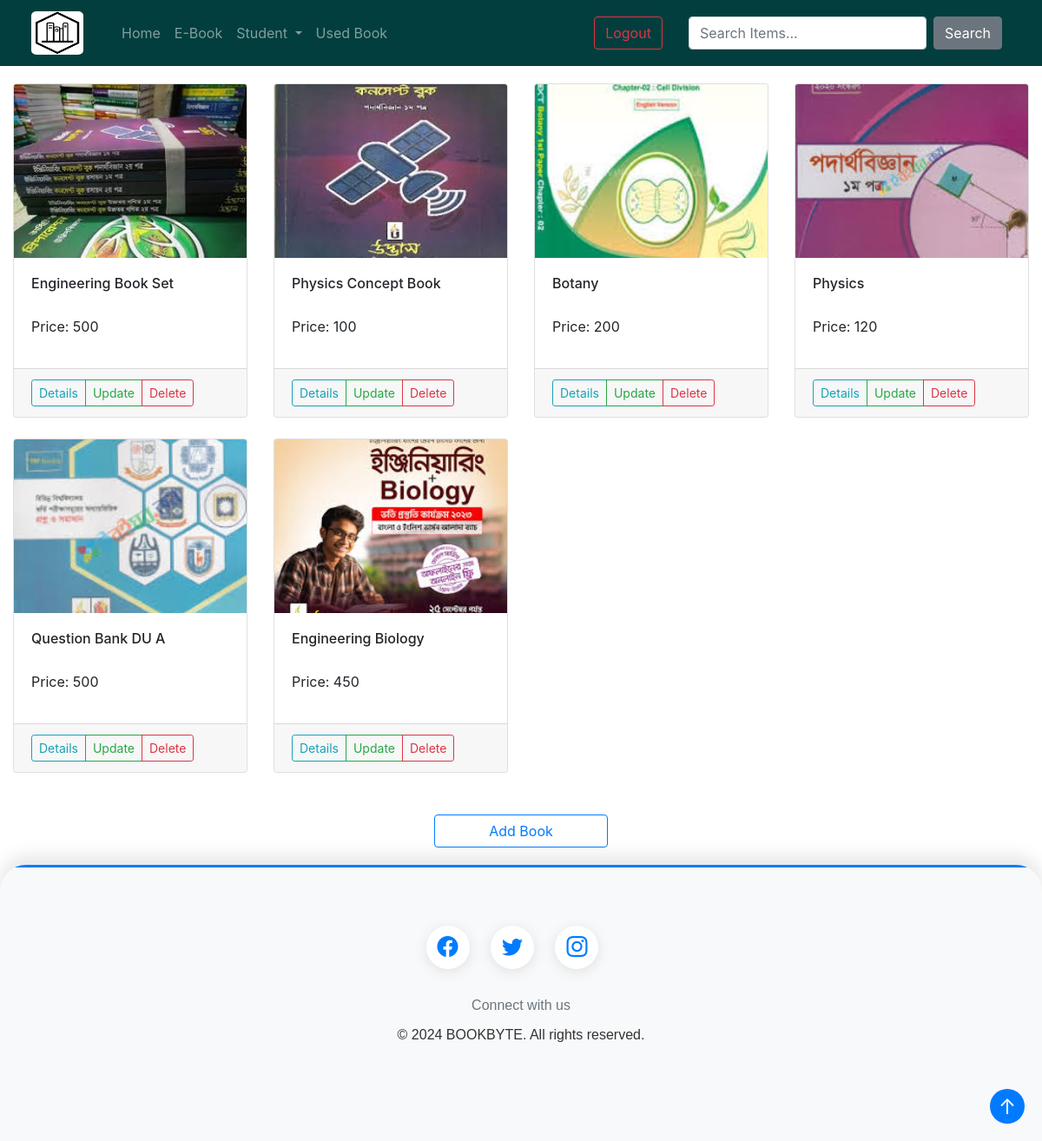
The app's page /admission/ with its own data.
### products/models.py (models this page shows, shortened)
class book(models.Model):
    title = models.CharField(max_length=200)
    author = models.CharField(max_length=200)
    publisher = models.CharField(max_length=200)
    description = models.TextField(blank=True, null=True)
    category_type = (('Story', 'Story'), ('Fiction', 'Fiction'), ('Non-Fiction', 'Non-Fiction'), ('Novel', 'Novel'),
                     ('History', 'History'), ('Poetry', 'Poetry'), ('Cookbook', 'Cookbook'),
                     ('Drama', 'Drama'), ('Thriller', 'Thriller'), ('Biography', 'Biography'), ('Action', 'Action'),
                     ('Literature', 'Literature'), ('Adventure', 'Adventure'), ('Others', 'Others'))
    category = models.CharField(max_length=200, choices=category_type, blank=True, null=True)
    price = models.IntegerField(blank=True, null=True)
    quantity = models.IntegerField(blank=True, null=True)
    image = models.ImageField(upload_to='images/', blank=True, null=True, default='images/default.jpg')
    review_choice = models.ForeignKey('Review', on_delete= models.CASCADE, blank=True, null=True)
    type = (('New', 'New'), ('Used', 'Used'), ('Academic', 'Academic'), ('Admission', 'Admission'))
    type_choice = models.CharField(max_length=100, choices=type, blank=True, null=True)

### products/views.py (the view)
# urls.py: path('admission/',b_views.admission, name='admission'),
def admission(request):
    products = book.objects.filter(type_choice='Admission')
    context = {'products': products}
    return render(request, template_name='admission.html', context=context)

### products/templates/admission.html (shortened to what this page needs)
{% extends 'main.html' %}
{% block content %}
<div class="container" style="margin-top: 20px">
    <div class="row">
        {% for p in products %}
        <div class="col-md-3 mb-4">
            <div class="card h-100">
                <img src="{{ p.image.url }}" class="card-img-top" style="height: 200px; object-fit: cover;" alt="...">
                <div class="card-body">
                    <h6 class="card-title">{{ p.title }}</h6>
                    <p class="card-text" style=" overflow: hidden;">Price: {{ p.price}}</p>
                </div>
                <div class="card-footer">
                    <div class="btn-group" role="group" aria-label="Book Actions">
                        <a href="{% url 'book_details' p.id %}" class="btn btn-outline-info btn-sm">Details</a>
                        <a href="{% url 'update_book' p.id %}" class="btn btn-outline-success btn-sm">Update</a>
                        <a href="#" onclick="displayDeletePopup('{% url 'delete_book' p.id %}')" class="btn btn-outline-danger btn-sm">Delete</a>
                    </div>
                </div>
            </div>
        </div>
        {% endfor %}
    </div>
</div>
<div class="text-center mt-4">
    <a href="{% url 'upload_book' %}" class="btn btn-outline-primary" style="width: 200px;">Add Book</a>
</div>
{% endblock %}

### products/templates/main.html (shortened to what this page needs)
<!DOCTYPE html>
<html lang="en">
<head>
    <link rel="stylesheet" href="https://cdn.jsdelivr.net/npm/bootstrap@4.0.0/dist/css/bootstrap.min.css">
</head>
<body >
{% include 'navbar.html' %}
{% block content %}
{% endblock %}
</body>
{% include 'footer.html' %}
</html>

### products/templates/navbar.html (shortened to what this page needs)
{% load static %}
<nav class="navbar navbar-expand-lg navbar-dark custom-navbar">
    <a class="navbar-brand" href="http://127.0.0.1:8000/main/">
        <img src="{% static 'images/images (1).png' %}" alt="">
    </a>
    <div class="collapse navbar-collapse" id="navbarSupportedContent" style="margin-left: 20px">
        <ul class="navbar-nav mr-auto">
            <li class="nav-item{% if request.path == '/main/' %} active{% endif %}">
                <a class="nav-link" href="{% url 'main' %}">Home</a>
            </li>
            <li class="nav-item{% if request.path == '/ebook/' %} active{% endif %}">
                <a class="nav-link" href="{% url 'ebook' %}">E-Book</a>
            </li>
            <li class="nav-item dropdown">
                <a class="nav-link dropdown-toggle{% if '/student/' in request.path %} active{% endif %}" href="#" id="navbarDropdown" role="button" data-toggle="dropdown" aria-haspopup="true" aria-expanded="false">
                    Student
                </a>
            </li>
            <li class="nav-item{% if request.path == '/usedBook/' %} active{% endif %}">
                <a class="nav-link" href="{% url 'usedBook' %}">Used Book</a>
            </li>
        </ul>
        <a href="{% url 'logout_admin' %}" class="btn btn-outline-danger" style="margin-right: 30px">Logout</a>
        <form class="form-inline my-2 my-lg-0" action="{% url 'search' %}" method="GET" style="margin-right: 30px">
            <input class="form-control mr-sm-2" type="search" name="q" placeholder="Search Items..." aria-label="Search">
            <button class="btn btn-secondary my-2 my-sm-0" type="submit">Search</button>
        </form>
    </div>
</nav>
<body>
</body>

### products/templates/footer.html (shortened to what this page needs)
<!DOCTYPE html>
<html lang="en">
<head>
    <link href="https://cdn.jsdelivr.net/npm/bootstrap-icons@1.8.0/font/bootstrap-icons.css" rel="stylesheet">
</head>
<body>
<footer>
    <div class="pattern-bg"></div>
    <div class="container" style="margin-top: 20px">
        <div class="row">
            <div class="col-12 text-center">
                <div class="social-icons">
                    <a href="https://www.facebook.com/profile.php?id=100008608458465" target="_blank">
                        <i class="bi bi-facebook"></i>
                    </a>
                    <a href="https://twitter.com/" target="_blank">
                        <i class="bi bi-twitter"></i>
                    </a>
                    <a href="https://www.instagram.com/" target="_blank">
                        <i class="bi bi-instagram"></i>
                    </a>
                </div>
            </div>
        </div>
        <div class="row">
            <div class="col-12 text-center">
                <p class="footer-text">Connect with us</p>
                <p class="footer-text" style="color: #333;">&copy; 2024 BOOKBYTE. All rights reserved.</p>
            </div>
        </div>
    </div>
</footer>
<button class="scroll-to-top" onclick="scrollToTop()">&#8593;</button>
</body>
</html>

### products/templates/navbar.html (style rules this page uses)
.custom-navbar { background-color: #033E3E; border-top: none !important; transition: all 0.3s ease; }
.navbar-brand img { height: 50px; width: 60px; border-radius: 10%; margin-left: 20px; transition: all 0.3s ease; }
.navbar-nav .nav-link { transition: all 0.3s ease; }
.form-control { transition: all 0.3s ease; }
.btn-secondary { transition: all 0.3s ease; }

### products/templates/footer.html (style rules this page uses)
footer { background-color: #f8f9fa; padding: 50px 0 100px; margin-top: 20px; font-family: Arial, sans-serif; position: relative; overflow: hidden; border-top-left-radius: 30px; border-top-right-radius: 30px; box-shadow: 0px -10px 20px rgba(0, 0, 0, 0.1); }
.container { max-width: 1200px; margin: 0 auto; padding: 0 15px; }
.social-icons { margin-bottom: 30px; }
.social-icons a { color: #007bff; text-decoration: none; margin-right: 20px; transition: color 0.3s ease; border-radius: 50%; display: inline-flex; justify-content: center; align-items: center; width: 50px; height: 50px; background-color: #fff; box-shadow: 0px 3px 15px rgba(0, 0, 0, 0.1); }
.footer-text { font-size: 16px; color: #6c757d; margin-bottom: 15px; }
footer:before { content: ""; position: absolute; top: -3px; left: 0; width: 100%; height: 6px; background-color: #007bff; border-radius: 3px 3px 0 0; animation: waveAnimation 2s linear infinite alternate; }
footer .social-icons a i { font-size: 24px; }
footer .footer-text { margin-bottom: 10px; }
.pattern-bg { position: absolute; top: 0; left: 0; width: 100%; height: 100%; opacity: 0.1; pointer-events: none; }
.scroll-to-top { position: fixed; bottom: 20px; right: 20px; background-color: #007bff; color: #fff; border: none; border-radius: 50%; width: 40px; height: 40px; font-size: 24px; line-height: 40px; text-align: center; cursor: pointer; transition: background-color 0.3s ease; z-index: 999; }

### records on screen
book: image (picture), title "Engineering Book Set", price "500"
book: image (picture), title "Physics Concept Book", price "100"
book: image (picture), title "Botany", price "200"
book: image (picture), title "Physics", price "120"
book: image (picture), title "Question Bank DU A", price "500"
book: image (picture), title "Engineering Biology", price "450"
